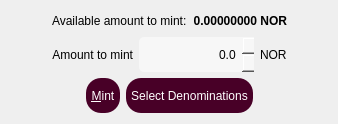
                  <widget class="QWidget" name="tabMint">
                   <attribute name="title">
                    <string>Mint</string>
                   </attribute>
                   <layout class="QGridLayout" name="gridLayout_3">
                    <item row="0" column="0">
                     <layout class="QGridLayout" name="gridLayout_mint">
                      <item row="1" column="0">
                       <layout class="QHBoxLayout" name="horizontalLayout_2">
                        <item>
                         <spacer name="horizontalSpacer_10">
                          <property name="orientation">
                           <enum>Qt::Horizontal</enum>
                          </property>
                          <property name="sizeHint" stdset="0">
                           <size>
                            <width>40</width>
                            <height>20</height>
                           </size>
                          </property>
                         </spacer>
                        </item>
                        <item>
                         <widget class="QLabel" name="label">
                          <property name="text">
                           <string>Amount to mint</string>
                          </property>
                          <property name="alignment">
                           <set>Qt::AlignRight|Qt::AlignTrailing|Qt::AlignVCenter</set>
                          </property>
                         </widget>
                        </item>
                        <item>
                         <widget class="QDoubleSpinBox" name="amountToMint">
                          <property name="minimumSize">
                           <size>
                            <width>115</width>
                            <height>35</height>
                           </size>
                          </property>
                          <property name="styleSheet">
                           <string notr="true">QDoubleSpinBox::up-button {
	width: 16px; 
    border-image: url(:/icons/icon_up) 1;
}
QDoubleSpinBox::down-button {
	width: 16px;
    border-image: url(:/icons/icon_down) 1;
color: black;
 }
QDoubleSpinBox{
	color:black;
	background-color:rgba(247, 247, 247, 250);
	border-radius:5px;
	border-style:solid;
	border-color:gray;
	border-width:thin;
	padding-left: 10;
}
</string>
                          </property>
                          <property name="wrapping">
                           <bool>false</bool>
                          </property>
                          <property name="frame">
                           <bool>false</bool>
                          </property>
                          <property name="alignment">
                           <set>Qt::AlignRight|Qt::AlignTrailing|Qt::AlignVCenter</set>
                          </property>
                          <property name="buttonSymbols">
                           <enum>QAbstractSpinBox::UpDownArrows</enum>
                          </property>
                          <property name="specialValueText">
                           <string/>
                          </property>
                          <property name="accelerated">
                           <bool>false</bool>
                          </property>
                          <property name="correctionMode">
                           <enum>QAbstractSpinBox::CorrectToNearestValue</enum>
                          </property>
                          <property name="keyboardTracking">
                           <bool>true</bool>
                          </property>
                          <property name="showGroupSeparator" stdset="0">
                           <bool>false</bool>
                          </property>
                          <property name="decimals">
                           <number>1</number>
                          </property>
                          <property name="minimum">
                           <double>0.000000000000000</double>
                          </property>
                          <property name="maximum">
                           <double>100000.000000000000000</double>
                          </property>
                          <property name="singleStep">
                           <double>0.100000000000000</double>
                          </property>
                          <property name="value">
                           <double>0.000000000000000</double>
                          </property>
                         </widget>
                        </item>
                        <item>
                         <widget class="QLabel" name="label_5">
                          <property name="text">
                           <string>NOR</string>
                          </property>
                         </widget>
                        </item>
                        <item>
                         <spacer name="horizontalSpacer_11">
                          <property name="orientation">
                           <enum>Qt::Horizontal</enum>
                          </property>
                          <property name="sizeHint" stdset="0">
                           <size>
                            <width>40</width>
                            <height>20</height>
                           </size>
                          </property>
                         </spacer>
                        </item>
                       </layout>
                      </item>
                      <item row="0" column="0">
                       <layout class="QHBoxLayout" name="horizontalLayout_6">
                        <item>
                         <spacer name="horizontalSpacer_9">
                          <property name="orientation">
                           <enum>Qt::Horizontal</enum>
                          </property>
                          <property name="sizeHint" stdset="0">
                           <size>
                            <width>40</width>
                            <height>20</height>
                           </size>
                          </property>
                         </spacer>
                        </item>
                        <item>
                         <widget class="QLabel" name="label_6">
                          <property name="text">
                           <string>Available amount to mint:</string>
                          </property>
                         </widget>
                        </item>
                        <item>
                         <widget class="QLabel" name="availableAmount">
                          <property name="sizePolicy">
                           <sizepolicy hsizetype="Fixed" vsizetype="Preferred">
                            <horstretch>0</horstretch>
                            <verstretch>0</verstretch>
                           </sizepolicy>
                          </property>
                          <property name="minimumSize">
                           <size>
                            <width>80</width>
                            <height>0</height>
                           </size>
                          </property>
                          <property name="font">
                           <font>
                            <weight>75</weight>
                            <bold>true</bold>
                           </font>
                          </property>
                          <property name="text">
                           <string>0.00000000 NOR</string>
                          </property>
                          <property name="alignment">
                           <set>Qt::AlignRight|Qt::AlignTrailing|Qt::AlignVCenter</set>
                          </property>
                         </widget>
                        </item>
                        <item>
                         <spacer name="horizontalSpacer_3">
                          <property name="orientation">
                           <enum>Qt::Horizontal</enum>
                          </property>
                          <property name="sizeHint" stdset="0">
                           <size>
                            <width>40</width>
                            <height>20</height>
                           </size>
                          </property>
                         </spacer>
                        </item>
                       </layout>
                      </item>
                      <item row="2" column="0">
                       <layout class="QHBoxLayout" name="horizontalLayout_9">
                        <item>
                         <spacer name="horizontalSpacer_8">
                          <property name="orientation">
                           <enum>Qt::Horizontal</enum>
                          </property>
                          <property name="sizeHint" stdset="0">
                           <size>
                            <width>40</width>
                            <height>20</height>
                           </size>
                          </property>
                         </spacer>
                        </item>
                        <item>
                         <widget class="QPushButton" name="mintButton">
                          <property name="enabled">
                           <bool>true</bool>
                          </property>
                          <property name="minimumSize">
                           <size>
                            <width>0</width>
                            <height>35</height>
                           </size>
                          </property>
                          <property name="styleSheet">
                           <string notr="true">QPushButton {
background-color: #480027;
color: white;
border-radius:15px;
height:35px;
border-width:0px;
padding-left: 5px;
padding-right: 5px;
}

QPushButton:hover {
background-color: #2b001e;
color: white;
border-radius:15px;
height:35px;
border-width:0px;
padding-left: 5px;
padding-right: 5px;
}</string>
                          </property>
                          <property name="text">
                           <string>&amp;Mint</string>
                          </property>
                         </widget>
                        </item>
                        <item>
                         <widget class="QPushButton" name="selectDenomsButton">
                          <property name="enabled">
                           <bool>true</bool>
                          </property>
                          <property name="minimumSize">
                           <size>
                            <width>0</width>
                            <height>35</height>
                           </size>
                          </property>
                          <property name="styleSheet">
                           <string notr="true">QPushButton {
background-color: #480027;
color: white;
border-radius:15px;
height:35px;
border-width:0px;
padding-left: 5px;
padding-right: 5px;
}

QPushButton:hover {
background-color: #2b001e;
color: white;
border-radius:15px;
height:35px;
border-width:0px;
padding-left: 5px;
padding-right: 5px;
}</string>
                          </property>
                          <property name="text">
                           <string>Select Denominations</string>
                          </property>
                         </widget>
                        </item>
                        <item>
                         <spacer name="horizontalSpacer_4">
                          <property name="orientation">
                           <enum>Qt::Horizontal</enum>
                          </property>
                          <property name="sizeHint" stdset="0">
                           <size>
                            <width>40</width>
                            <height>20</height>
                           </size>
                          </property>
                         </spacer>
                        </item>
                       </layout>
                      </item>
                     </layout>
                    </item>
                   </layout>
                  </widget>
